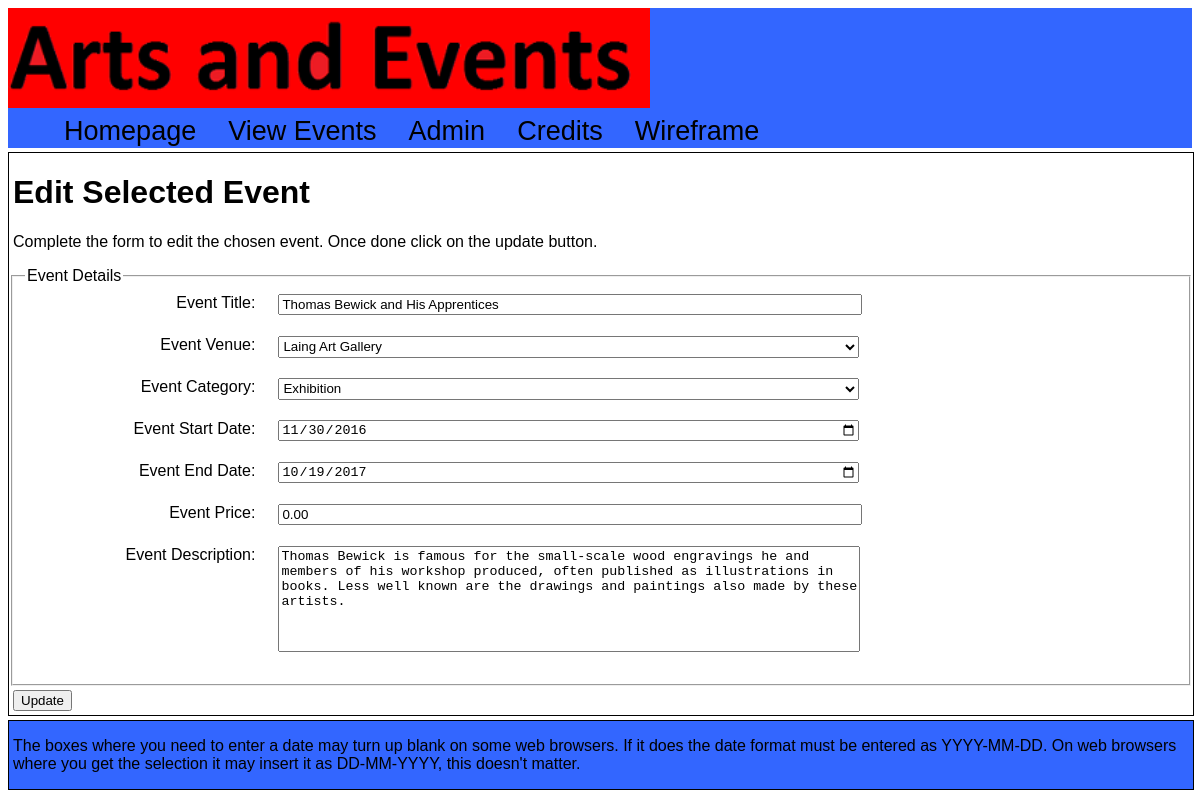
The app's page /WebTech/webTechAssigB/editSelectedEvent.php?eventID=1 with its own data.
### tables this page shows
CREATE TABLE IF NOT EXISTS `AE_events` (
  `eventID` int(10) NOT NULL auto_increment,
  `eventTitle` varchar(256) NOT NULL,
  `eventDescription` varchar(256) default NULL,
  `venueID` varchar(6) default NULL,
  `catID` varchar(6) default NULL,
  `eventStartDate` date default NULL,
  `eventEndDate` date default NULL,
  `eventPrice` decimal(4,2) default NULL,
  PRIMARY KEY  (`eventID`)
);

CREATE TABLE IF NOT EXISTS `AE_venue` (
  `venueID` varchar(6) NOT NULL default '',
  `venueName` varchar(40) default NULL,
  `location` varchar(30) default NULL,
  PRIMARY KEY (`venueID`)
);

CREATE TABLE IF NOT EXISTS `AE_category` (
  `catID` varchar(6) NOT NULL default '',
  `catDesc` varchar(30) default NULL,
  PRIMARY KEY  (`catID`)
);

### WebTech/webTechAssigB/editSelectedEvent.php (the view, shortened to what this page needs)
<!DOCTYPE html>
<html lang="en">
<head>
    <link rel="stylesheet" type="text/css" href="editSelectedEventStyleSheet.css" />
</head>
<body>
<div class="wrapper">
    <header>
        <a href="index.html" tabindex="1" accesskey="1"><img src="artsAndEvents.png" alt="pageLogo" class="title_logo" title="Arts and Events"/></a>
        <nav>
            <ul>
                <li><a class="navi" href="index.html" tabindex="2" title="Homepage" accesskey="2">Homepage</a></li>
                <li><a class="navi" href="viewEvents.php" tabindex="3" title="Events page" accesskey="3">View Events</a></li>
                <li><a class="navi" href="admin.html" tabindex="4" title="Admin page" accesskey="4">Admin</a></li>
                <li><a class="navi" href="Credits.html" tabindex="5" title="Credits page" accesskey="5">Credits</a></li>
                <li><a class="navi" href="Wireframe13.pdf" tabindex="6" title="Link to the wireframe" accesskey="6">Wireframe</a></li>
            </ul>
        </nav>
    </header>
   <main>
       <h1>Edit Selected Event</h1>
       <?php
           include 'DBConnection.php';
           $eventID = isset($_REQUEST['eventID']) ? $_REQUEST['eventID'] : null;
           if (empty($eventID)) {
               echo "<p>An event has not been selected. Click <a href='editEvents.php' tabindex='6' accesskey='6' title='Click to go back to the event list'>here</a> to select an event </p>\n";
           }
           else {
               echo " <p>Complete the form to edit the chosen event. Once done click on the update button.</p>\n";
               $SQL = "SELECT eventID, eventTitle, eventDescription, venueID, catID, eventStartDate, eventEndDate, eventPrice
                       FROM AE_events
                       WHERE eventID = '$eventID'";
               $queryResult = $dbConn->query($SQL);
               if($queryResult === false) {
                   echo "<p>Query failed: ".$dbConn->error."</p>\n</main>\n</div>\n</body>\n</html>";
                   exit;
               }
               else {
                   $rowObj = $queryResult->fetch_object();
                   $eventID = $rowObj->eventID;
                   $eventTitle = $rowObj->eventTitle;
                   $eventDescription = $rowObj-> eventDescription;
                   $venueID = $rowObj->venueID;
                   $catID = $rowObj->catID;
                   $eventStartDate = $rowObj->eventStartDate;
                   $eventEndDate = $rowObj->eventEndDate;
                   $eventPrice = $rowObj->eventPrice;
                   $eventTitle = $dbConn->real_escape_string($eventTitle);
                   $eventDescription = $dbConn->escape_string($eventDescription);
                   echo "<form method='get' action='editSelectedEventScript.php'>
                            <input type='hidden' value='$eventID' name='eventID'/>
                            <fieldset>
                                <legend>Event Details</legend>
                                <label>Event Title:
                                    <input type='text' value='$eventTitle' name='eventTitle' tabindex='7' title='Type here to change the event title.' accesskey='7'/>
                                </label>
                                <label>Event Venue:
                                <select name='venue' tabindex='8' title='Select a venue to change the venue' accesskey='8'>\n";
                                    $venueSQL = "SELECT venueName, venueID from AE_venue WHERE '$venueID' = venueID";
                                    $queryResultVen = $dbConn->query($venueSQL);
                                    if($queryResultVen === false) {
                                        echo "<p>Query failed: ".$dbConn->error."</p>\n</select>\n</label>\n</fieldset>\n</form>\n</main>\n</div>\n</body>\n</html>";
                                        exit;
                                    }
                                    else {
                                        $rowObj = $queryResultVen->fetch_object();
                                        $venueName = $rowObj->venueName;
                                        $venueID = $rowObj->venueID;
                                        echo "<option value='$venueID' selected >$venueName</option>\n";
                                    }
                                echo "</select>
                                </label>
                                <label>Event Category:
                                <select name='category' tabindex='9' accesskey='9' title='Select a category to change the event category'>";
                                    $catSQLSelected = "SELECT catID, catDesc FROM AE_category WHERE catID = '$catID'";
                                    $queryResultCat = $dbConn->query($catSQLSelected);
                                    if($queryResultCat === false) {
                                        echo "<p>Query failed: ".$dbConn->error."</p>\n</select>\n</fieldset>\n</form>\n</main>\n</div>\n</body>\n</html>";
                                        exit;
                                    }
                                    else {
                                        $rowObj = $queryResultCat->fetch_object();
                                        $catID = $rowObj->catID;
                                        $catDesc = $rowObj->catDesc;
                                        echo "<option value='$catID' selected >$catDesc</option>\n";
                                    }
                                    echo "</select>
                                </label>
                                <label>Event Start Date:
                                    <input type='date' value='$eventStartDate' name='eventStartDate' tabindex='10' title='Select or type (YYYY-MM-DD) to change the start date' accesskey='a'/>
                                </label>
                                <label>Event End Date:
                                    <input type='date' value='$eventEndDate' name='eventEndDate' tabindex='11' title='Select or type (YYYY-MM-DD) to change the end date' accesskey='b'/>
                                </label>
                                <label>Event Price:
                                    <input type='number' value='$eventPrice' min='0.00' step='0.01' name='eventPrice' tabindex='12' title='Enter a number here to change the price' accesskey='c'/>
                                </label>
                                <label>Event Description:
                                    <textarea name='eventDescription' tabindex='13' accesskey='d' title='Modify the text here if you want to change the event description'>$eventDescription</textarea>
                                </label>
                            </fieldset>
                            <input type='submit' value='Update' tabindex='14' accesskey='e' title='Click here to submit the changes' id='submitButton'/>
                       </form>\n";
               }
           }
       ?>
   </main>
    <footer>
        <p>The boxes where you need to enter a date may turn up blank on some web browsers. If it does the date format must be entered as  YYYY-MM-DD. On web browsers where you get the selection it may insert it as DD-MM-YYYY, this doesn't matter.</p>
    </footer>
</div>
</body>
</html>

### WebTech/webTechAssigB/editSelectedEventStyleSheet.css (style rules this page uses)
body { position: relative; }
ul { position: absolute; font-family: arial, sans-serif, vendona; list-style-type: none; font-size: 1.3em; top: 73px; }
li { float: left; }
a.navi { font-family: arial, sans-serif, vendona; color:black; text-decoration: none; font-size: 1.3em; margin: 14px 16px; display: block; }
.title_logo { float:left; position: absolute; height: 100px; }
p { font-family: arial, sans-serif, vendona; font-size:16px; color:#000000; padding-left:4px; }
header { width:100%; top: 30px; background-color: #3366ff; height: 140px; margin: 0 0 4px; }
h1 { font-family: arial, sans-serif, vendona; padding-left:4px; }
main { border: thin solid black; float: left; width:100%; }
fieldset { font-family: arial, sans-serif, vendona; height: 400px; }
label { display: block; margin-bottom: 1em; text-align: right; position: relative; padding: 0.25em 80% 0.25em 0; font-family: arial, sans-serif, vendona; }
label > input { position: absolute; left: 22%; top: 0.25em; width: 50%; }
label > select { position: absolute; left: 22%; top: 0.25em; width: 50.4%; height: 22px; }
label > textarea { position: absolute; left: 22%; top: 0.25em; width: 50%; height: 100px; resize: none; }
footer { border: thin solid black; margin-top: 4px; position: relative; float: left; background-color:#3366ff; width: 100%; }
#submitButton { margin: 4px 0 4px 4px; }

### records on screen
ae_events: eventTitle "Thomas Bewick and His Apprentices", eventStartDate "11/30/2016", eventEndDate "10/19/2017", eventPrice "0.00", eventDescription "Thomas Bewick is famous for the small-scale wood engravings he and members of his workshop produced, often published as illustrations in books. Less well known are the drawings and paintings also made by these artists."
ae_venue: venue "Laing Art Gallery"
ae_category: category "Exhibition"
